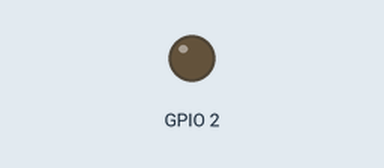
Bench run of a sketch on a simulated ESP32. On the bench: output pins drawn as LEDs (lit = HIGH). Dashed ring = blinking. What the sketch prints to the serial monitor is not drawn. At 18.0 s the program restarts the board; the recording ends there.

Above: at 0.1 s.
At 10.1 s:
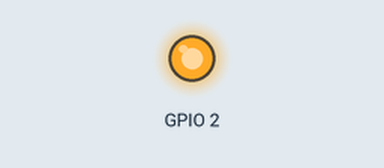
At 14.1 s:
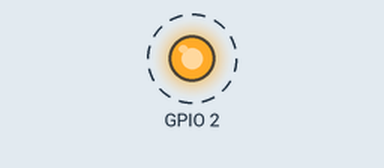
Timing chart, 0 to 18.0 s (numbered marks = the images above):
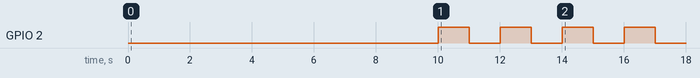

Measured:
- by itself, GPIO 2: alternates HIGH for 1.0 s and LOW for 1.0 s

The sketch:

ESPReset.ino
```cpp
void setup()
{
  pinMode(2, OUTPUT);
  Serial.begin(115200);
  Serial.println("Restarting in 10 seconds");
  delay(10000);
  digitalWrite(2, HIGH);
  delay(1000);
  digitalWrite(2, LOW);
  delay(1000);
  digitalWrite(2, HIGH);
  delay(1000);
  digitalWrite(2, LOW);
  delay(1000);
}

void loop()
{
  digitalWrite(2, HIGH);
  delay(1000);
  digitalWrite(2, LOW);
  delay(1000);
  digitalWrite(2, HIGH);
  delay(1000);
  digitalWrite(2, LOW);
  delay(1000);
  ESP.restart();
}
```
